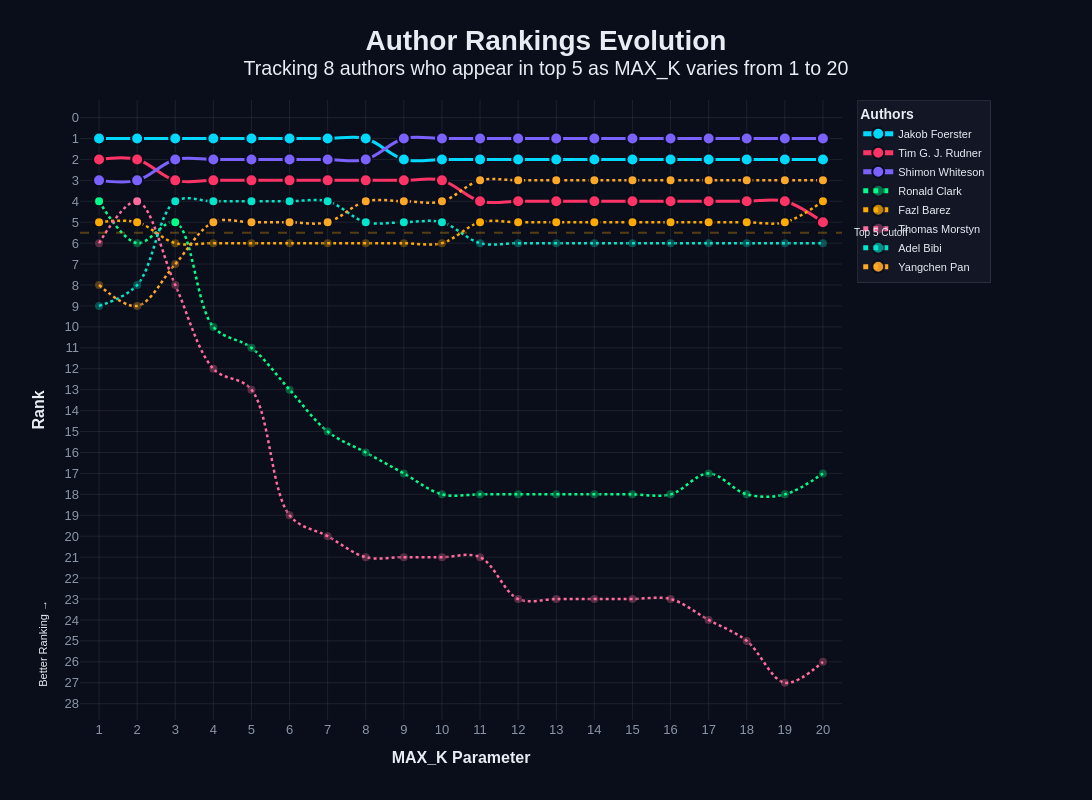

Notebook code cell kept with this figure:
### Code cell
import pandas as pd
import numpy as np
from pathlib import Path

# ===== CONFIGURATION PARAMETERS =====
TOP_N = 5  # Number of top-ranked authors to track
MAX_K_RANGE = (1, 21)  # Range of MAX_K values to evaluate (start, end)
OUTPUT_DIR = "charts"  # Output directory for saving the chart
OUTPUT_FILENAME = "author_rankings_bump_chart.html"

# Visual configuration
CHART_WIDTH = 1400
CHART_HEIGHT = 800
COLOR_PALETTE = [
    "#00D9FF",
    "#FF3366",
    "#7B61FF",
    "#00FF88",
    "#FFAA00",
    "#FF6B9D",
    "#00E5CC",
    "#FFA726",
    "#AB47BC",
    "#26C6DA",
    "#EF5350",
    "#66BB6A",
    "#42A5F5",
    "#FFCA28",
    "#EC407A",
]

# ===== DATA PREPARATION =====
rank_data = []

for max_k in range(MAX_K_RANGE[0], MAX_K_RANGE[1]):
    paper_scores_all_k = {}

    for i_paper, paper in zip(excluded_indices, excluded_papers):
        # Skip specific papers
        if "photoplethysmography" in paper or "lnai" in paper:
            continue

        target_emb = all_embeddings[i_paper].reshape(1, -1)
        author_scores = {}

        for author in other_authors:
            author_indices = author_to_indices[author]
            author_embs = all_embeddings[author_indices]
            similarities = cosine_similarity(target_emb, author_embs)[0]

            if max_k == 1:
                author_scores[author] = similarities.max()
            else:
                k = min(max_k, len(similarities))
                author_scores[author] = np.mean(np.sort(similarities)[-k:])

        paper_scores_all_k[i_paper] = author_scores

    # Aggregate and rank authors for this MAX_K value
    author_avg_scores = {
        author: np.mean(
            [ps[author] for ps in paper_scores_all_k.values() if author in ps]
        )
        for author in other_authors
        if any(author in ps for ps in paper_scores_all_k.values())
    }

    # Store rankings
    for rank, (author, score) in enumerate(
        sorted(author_avg_scores.items(), key=lambda x: x[1], reverse=True), start=1
    ):
        rank_data.append(
            {"MAX_K": max_k, "Rank": rank, "Author": author, "Score": score}
        )

# ===== FILTER TO TOP N AUTHORS =====
rank_df = pd.DataFrame(rank_data)
authors_to_plot = rank_df[rank_df["Rank"] <= TOP_N]["Author"].unique().tolist()
filtered_df = rank_df[rank_df["Author"].isin(authors_to_plot)]

print(
    f"Found {len(authors_to_plot)} unique authors in top {TOP_N} across MAX_K range {MAX_K_RANGE}"
)

# ===== STYLING CONFIGURATION =====
colors = {
    author: COLOR_PALETTE[i % len(COLOR_PALETTE)]
    for i, author in enumerate(authors_to_plot)
}

FONT_CONFIG = dict(family="Arial, sans-serif", color="#E8EDF4")
GRID_CONFIG = dict(gridcolor="rgba(255, 255, 255, 0.08)", showgrid=True, zeroline=False)

# ===== BUILD FIGURE =====
fig = go.Figure()

for author in authors_to_plot:
    author_data = filtered_df[filtered_df["Author"] == author].sort_values("MAX_K")

    # Check if author consistently appears in top N
    max_k_count = MAX_K_RANGE[1] - MAX_K_RANGE[0]
    is_consistent = len(author_data[author_data["Rank"] <= TOP_N]) == max_k_count

    fig.add_trace(
        go.Scatter(
            x=author_data["MAX_K"],
            y=author_data["Rank"],
            mode="lines+markers",
            name=author,
            line=dict(
                color=colors[author],
                width=3 if is_consistent else 2.5,
                shape="spline",
                dash="solid" if is_consistent else "dot",
            ),
            marker=dict(
                size=12 if is_consistent else 10,
                color=colors[author],
                line=dict(color="#0A0E1A", width=2),
                symbol="circle",
                opacity=[1.0 if r <= TOP_N else 0.3 for r in author_data["Rank"]],
            ),
            hovertemplate=(
                "<b>%{fullData.name}</b><br>"
                "MAX_K: %{x}<br>"
                "Rank: %{y}<br>"
                "<extra></extra>"
            ),
        )
    )

# ===== LAYOUT CONFIGURATION =====
fig.update_layout(
    title=dict(
        text=(
            f"<b>Author Rankings Evolution</b><br>"
            f"<sup>Tracking {len(authors_to_plot)} authors who appear in top {TOP_N} "
            f"as MAX_K varies from {MAX_K_RANGE[0]} to {MAX_K_RANGE[1] - 1}</sup>"
        ),
        x=0.5,
        xanchor="center",
        font=dict(size=28, **FONT_CONFIG),
    ),
    xaxis=dict(
        title="<b>MAX_K Parameter</b>",
        title_font=dict(size=16, **FONT_CONFIG),
        tickfont=dict(size=13, color="#8B96A8"),
        **GRID_CONFIG,
        dtick=1,
        range=[MAX_K_RANGE[0] - 0.5, MAX_K_RANGE[1] - 0.5],
        tickmode="linear",
    ),
    yaxis=dict(
        title="<b>Rank</b>",
        title_font=dict(size=16, **FONT_CONFIG),
        tickfont=dict(size=13, color="#8B96A8"),
        **GRID_CONFIG,
        dtick=1,
        range=[0.5, max(15, len(authors_to_plot) + 5)],
        tickmode="linear",
        autorange="reversed",
    ),
    plot_bgcolor="#0A0E1A",
    paper_bgcolor="#0A0E1A",
    legend=dict(
        title=dict(text="<b>Authors</b>", font=dict(size=14, **FONT_CONFIG)),
        font=dict(size=11, **FONT_CONFIG),
        bgcolor="rgba(19, 24, 38, 0.9)",
        bordercolor="rgba(255, 255, 255, 0.1)",
        borderwidth=1,
        x=1.02,
        y=1,
        xanchor="left",
        yanchor="top",
        itemsizing="constant",
    ),
    hovermode="closest",
    font=FONT_CONFIG,
    width=CHART_WIDTH,
    height=CHART_HEIGHT,
    margin=dict(l=80, r=250, t=100, b=80),
)

# ===== ADD ANNOTATIONS =====
# Top N cutoff line
fig.add_shape(
    type="line",
    x0=MAX_K_RANGE[0] - 0.5,
    x1=MAX_K_RANGE[1] - 0.5,
    y0=TOP_N + 0.5,
    y1=TOP_N + 0.5,
    line=dict(color="rgba(255, 170, 0, 0.3)", width=2, dash="dash"),
)

fig.add_annotation(
    text=f"Top {TOP_N} Cutoff",
    x=MAX_K_RANGE[1] - 0.5,
    y=TOP_N + 0.5,
    xanchor="left",
    yanchor="middle",
    xshift=10,
    showarrow=False,
    font=dict(size=10, **FONT_CONFIG),
)

fig.add_annotation(
    text="Better Ranking →",
    xref="paper",
    yref="paper",
    x=-0.06,
    y=0.05,
    textangle=-90,
    showarrow=False,
    font=dict(size=11, **FONT_CONFIG),
)


# ===== SAVE OUTPUT =====
# Create output directory if it doesn't exist
output_path = Path(OUTPUT_DIR)
output_path.mkdir(exist_ok=True)

# Save the figure
output_file = output_path / OUTPUT_FILENAME
fig.write_html(str(output_file))
print(f"\nChart saved to: {output_file}")

# Optionally display the chart
fig.show()

### Figure 1 — Plotly figure (JSON) as saved in the notebook; plotly's stock layout.template omitted (floating-point values rounded to 4 significant figures)
{"data": [{"hovertemplate": "<b>%{fullData.name}</b><br>MAX_K: %{x}<br>Rank: %{y}<br><extra></extra>", "line": {"color": "#00D9FF", "dash": "solid", "shape": "spline", "width": 3}, "marker": {"color": "#00D9FF", "line": {"color": "#0A0E1A", "width": 2}, "opacity": [1, 1, 1, 1, 1, 1, 1, 1, 1, 1, 1, 1, 1, 1, 1, 1, 1, 1, 1, 1], "size": 12, "symbol": "circle"}, "mode": "lines+markers", "name": "Jakob Foerster", "type": "scatter", "x": [1, 2, 3, 4, 5, 6, 7, 8, 9, 10, 11, 12, 13, 14, 15, 16, 17, 18, 19, 20], "y": [1, 1, 1, 1, 1, 1, 1, 1, 2, 2, 2, 2, 2, 2, 2, 2, 2, 2, 2, 2]}, {"hovertemplate": "<b>%{fullData.name}</b><br>MAX_K: %{x}<br>Rank: %{y}<br><extra></extra>", "line": {"color": "#FF3366", "dash": "solid", "shape": "spline", "width": 3}, "marker": {"color": "#FF3366", "line": {"color": "#0A0E1A", "width": 2}, "opacity": [1, 1, 1, 1, 1, 1, 1, 1, 1, 1, 1, 1, 1, 1, 1, 1, 1, 1, 1, 1], "size": 12, "symbol": "circle"}, "mode": "lines+markers", "name": "Tim G. J. Rudner", "type": "scatter", "x": [1, 2, 3, 4, 5, 6, 7, 8, 9, 10, 11, 12, 13, 14, 15, 16, 17, 18, 19, 20], "y": [2, 2, 3, 3, 3, 3, 3, 3, 3, 3, 4, 4, 4, 4, 4, 4, 4, 4, 4, 5]}, {"hovertemplate": "<b>%{fullData.name}</b><br>MAX_K: %{x}<br>Rank: %{y}<br><extra></extra>", "line": {"color": "#7B61FF", "dash": "solid", "shape": "spline", "width": 3}, "marker": {"color": "#7B61FF", "line": {"color": "#0A0E1A", "width": 2}, "opacity": [1, 1, 1, 1, 1, 1, 1, 1, 1, 1, 1, 1, 1, 1, 1, 1, 1, 1, 1, 1], "size": 12, "symbol": "circle"}, "mode": "lines+markers", "name": "Shimon Whiteson", "type": "scatter", "x": [1, 2, 3, 4, 5, 6, 7, 8, 9, 10, 11, 12, 13, 14, 15, 16, 17, 18, 19, 20], "y": [3, 3, 2, 2, 2, 2, 2, 2, 1, 1, 1, 1, 1, 1, 1, 1, 1, 1, 1, 1]}, {"hovertemplate": "<b>%{fullData.name}</b><br>MAX_K: %{x}<br>Rank: %{y}<br><extra></extra>", "line": {"color": "#00FF88", "dash": "dot", "shape": "spline", "width": 2.5}, "marker": {"color": "#00FF88", "line": {"color": "#0A0E1A", "width": 2}, "opacity": [1, 0.3, 1, 0.3, 0.3, 0.3, 0.3, 0.3, 0.3, 0.3, 0.3, 0.3, 0.3, 0.3, 0.3, 0.3, 0.3, 0.3, 0.3, 0.3], "size": 10, "symbol": "circle"}, "mode": "lines+markers", "name": "Ronald Clark", "type": "scatter", "x": [1, 2, 3, 4, 5, 6, 7, 8, 9, 10, 11, 12, 13, 14, 15, 16, 17, 18, 19, 20], "y": [4, 6, 5, 10, 11, 13, 15, 16, 17, 18, 18, 18, 18, 18, 18, 18, 17, 18, 18, 17]}, {"hovertemplate": "<b>%{fullData.name}</b><br>MAX_K: %{x}<br>Rank: %{y}<br><extra></extra>", "line": {"color": "#FFAA00", "dash": "dot", "shape": "spline", "width": 2.5}, "marker": {"color": "#FFAA00", "line": {"color": "#0A0E1A", "width": 2}, "opacity": [1, 1, 0.3, 0.3, 0.3, 0.3, 0.3, 0.3, 0.3, 0.3, 1, 1, 1, 1, 1, 1, 1, 1, 1, 1], "size": 10, "symbol": "circle"}, "mode": "lines+markers", "name": "Fazl Barez", "type": "scatter", "x": [1, 2, 3, 4, 5, 6, 7, 8, 9, 10, 11, 12, 13, 14, 15, 16, 17, 18, 19, 20], "y": [5, 5, 6, 6, 6, 6, 6, 6, 6, 6, 5, 5, 5, 5, 5, 5, 5, 5, 5, 4]}, {"hovertemplate": "<b>%{fullData.name}</b><br>MAX_K: %{x}<br>Rank: %{y}<br><extra></extra>", "line": {"color": "#FF6B9D", "dash": "dot", "shape": "spline", "width": 2.5}, "marker": {"color": "#FF6B9D", "line": {"color": "#0A0E1A", "width": 2}, "opacity": [0.3, 1, 0.3, 0.3, 0.3, 0.3, 0.3, 0.3, 0.3, 0.3, 0.3, 0.3, 0.3, 0.3, 0.3, 0.3, 0.3, 0.3, 0.3, 0.3], "size": 10, "symbol": "circle"}, "mode": "lines+markers", "name": "Thomas Morstyn", "type": "scatter", "x": [1, 2, 3, 4, 5, 6, 7, 8, 9, 10, 11, 12, 13, 14, 15, 16, 17, 18, 19, 20], "y": [6, 4, 8, 12, 13, 19, 20, 21, 21, 21, 21, 23, 23, 23, 23, 23, 24, 25, 27, 26]}, {"hovertemplate": "<b>%{fullData.name}</b><br>MAX_K: %{x}<br>Rank: %{y}<br><extra></extra>", "line": {"color": "#00E5CC", "dash": "dot", "shape": "spline", "width": 2.5}, "marker": {"color": "#00E5CC", "line": {"color": "#0A0E1A", "width": 2}, "opacity": [0.3, 0.3, 1, 1, 1, 1, 1, 1, 1, 1, 0.3, 0.3, 0.3, 0.3, 0.3, 0.3, 0.3, 0.3, 0.3, 0.3], "size": 10, "symbol": "circle"}, "mode": "lines+markers", "name": "Adel Bibi", "type": "scatter", "x": [1, 2, 3, 4, 5, 6, 7, 8, 9, 10, 11, 12, 13, 14, 15, 16, 17, 18, 19, 20], "y": [9, 8, 4, 4, 4, 4, 4, 5, 5, 5, 6, 6, 6, 6, 6, 6, 6, 6, 6, 6]}, {"hovertemplate": "<b>%{fullData.name}</b><br>MAX_K: %{x}<br>Rank: %{y}<br><extra></extra>", "line": {"color": "#FFA726", "dash": "dot", "shape": "spline", "width": 2.5}, "marker": {"color": "#FFA726", "line": {"color": "#0A0E1A", "width": 2}, "opacity": [0.3, 0.3, 0.3, 1, 1, 1, 1, 1, 1, 1, 1, 1, 1, 1, 1, 1, 1, 1, 1, 1], "size": 10, "symbol": "circle"}, "mode": "lines+markers", "name": "Yangchen Pan", "type": "scatter", "x": [1, 2, 3, 4, 5, 6, 7, 8, 9, 10, 11, 12, 13, 14, 15, 16, 17, 18, 19, 20], "y": [8, 9, 7, 5, 5, 5, 5, 4, 4, 4, 3, 3, 3, 3, 3, 3, 3, 3, 3, 3]}], "layout": {"annotations": [{"font": {"color": "#E8EDF4", "family": "Arial, sans-serif", "size": 10}, "showarrow": false, "text": "Top 5 Cutoff", "x": 20.5, "xanchor": "left", "xshift": 10, "y": 5.5, "yanchor": "middle"}, {"font": {"color": "#E8EDF4", "family": "Arial, sans-serif", "size": 11}, "showarrow": false, "text": "Better Ranking →", "textangle": -90, "x": -0.06, "xref": "paper", "y": 0.05, "yref": "paper"}], "font": {"color": "#E8EDF4", "family": "Arial, sans-serif"}, "height": 800, "hovermode": "closest", "legend": {"bgcolor": "rgba(19, 24, 38, 0.9)", "bordercolor": "rgba(255, 255, 255, 0.1)", "borderwidth": 1, "font": {"color": "#E8EDF4", "family": "Arial, sans-serif", "size": 11}, "itemsizing": "constant", "title": {"font": {"color": "#E8EDF4", "family": "Arial, sans-serif", "size": 14}, "text": "<b>Authors</b>"}, "x": 1.02, "xanchor": "left", "y": 1, "yanchor": "top"}, "margin": {"b": 80, "l": 80, "r": 250, "t": 100}, "paper_bgcolor": "#0A0E1A", "plot_bgcolor": "#0A0E1A", "shapes": [{"line": {"color": "rgba(255, 170, 0, 0.3)", "dash": "dash", "width": 2}, "type": "line", "x0": 0.5, "x1": 20.5, "y0": 5.5, "y1": 5.5}], "title": {"font": {"color": "#E8EDF4", "family": "Arial, sans-serif", "size": 28}, "text": "<b>Author Rankings Evolution</b><br><sup>Tracking 8 authors who appear in top 5 as MAX_K varies from 1 to 20</sup>", "x": 0.5, "xanchor": "center"}, "width": 1400, "xaxis": {"dtick": 1, "gridcolor": "rgba(255, 255, 255, 0.08)", "range": [0.5, 20.5], "showgrid": true, "tickfont": {"color": "#8B96A8", "size": 13}, "tickmode": "linear", "title": {"font": {"color": "#E8EDF4", "family": "Arial, sans-serif", "size": 16}, "text": "<b>MAX_K Parameter</b>"}, "zeroline": false}, "yaxis": {"autorange": "reversed", "dtick": 1, "gridcolor": "rgba(255, 255, 255, 0.08)", "range": [0.5, 15], "showgrid": true, "tickfont": {"color": "#8B96A8", "size": 13}, "tickmode": "linear", "title": {"font": {"color": "#E8EDF4", "family": "Arial, sans-serif", "size": 16}, "text": "<b>Rank</b>"}, "zeroline": false}}}
